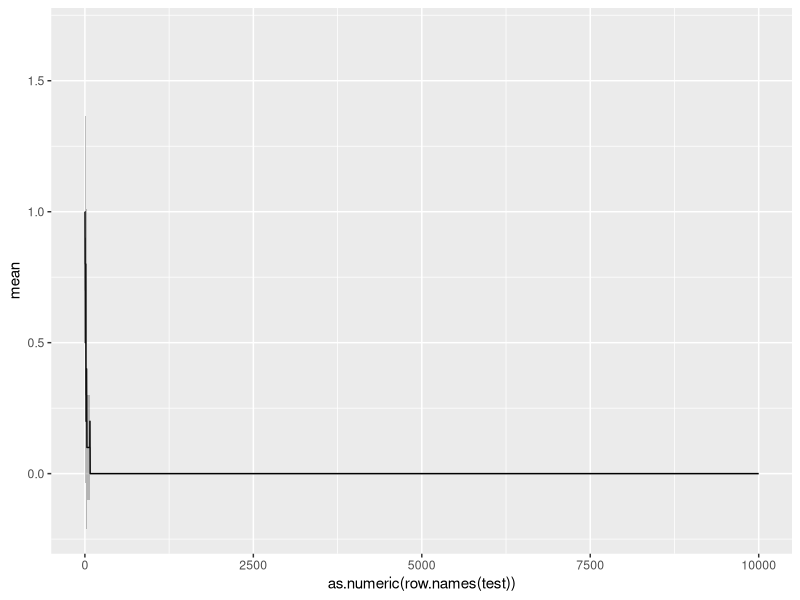
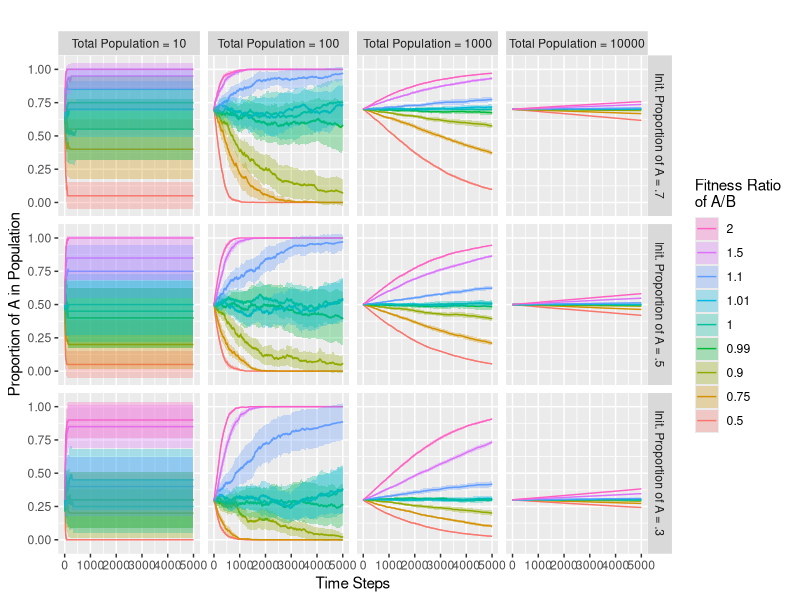

R code for these plots, in order:
library(ggplot2)
library(reshape2)


#Per time step, generates the new generation
#i is population of A, N is total population
#Ra and Rb are fitness of A and B
generator <- function (i, N, Ra, Rb) {
  #Prob of A giving birth
  p.bir <- (Ra*i)/((Ra*i) + (Rb*(N-i)))
  
  #Prob of A dying
  p.death <- (i/N)
  
  
  #Selecting who gives birth
  if (runif(1) < p.bir) {
    i <- i + 1 #If we select a, then a grows by 1
  } else {
    i <- i #If we select b, then a is steady
  }
  
  
  #Selecting who dies
  if (runif(1) < p.death) {
    i <- i - 1 #If we select a, then a reduces by 1
  } else {
    i <- i #If we select b, then a is steady
  }
  
  #Spit out number of a
  return(i)
}

#Takes the generator function and performs it across
#Many time steps for a specified number of reps
#Spits out a Mean with upper and lower confidence bounds
moran.process <- function (i, N, Ra, Rb, rep, step) {

#Sets up a matrix where each row is a time step
#Each column is a replicate
mat <- matrix(nrow = step, ncol = rep)

#Recording the origial i for each rep reset
orig.i <- i

#Loop, for each p (a rep), calculate the needed generations
#Then reset back the original i and repeat for a new column
for (p in 1:rep) {
  i <- orig.i
  for (q in 1:step) {
    mat[q, p] <- i
    i <- generator(i, N = N, Ra = Ra, Rb = Rb)
  }
}

#Generating a summary matrix with mean and confidence intervals
sum.mat <- matrix(nrow = step, ncol = 3)

#First column is mean, and second column are standard error
sum.mat[,1] <- apply(mat, 1, mean)
sum.mat[,2] <- apply(mat, 1, function (x) (2*(sd(x))/sqrt(rep)))
sum.mat[,3] <- apply(mat, 1, function (x) (2*(sd(x))/sqrt(rep)))

#Lower Bound (95%)
sum.mat[,2] <- sum.mat[,1] - sum.mat[,2]

#Upper Bound (95%)
sum.mat[,3] <- sum.mat[,1] + sum.mat[,3]

#Naming columns
colnames(sum.mat) <- c("mean", "lower_bound", "upper_bound")

return(as.data.frame(sum.mat))
}

#testing this out
test <- moran.process(1, 10, 1, 2, 10, 10000)

#test plot
ggplot(test, aes(x = as.numeric(row.names(test)), y = mean)) +
    geom_line()+
    geom_ribbon(aes(ymin=lower_bound,ymax=upper_bound), alpha=0.3)


#Set of populations
pop <- c(10, 100, 1000, 10000)

#Set of initial proportions of A
init.prop <- c(.3, .5, .7)

#Number of time steps
step <- 5000

vars <- as.data.frame(expand.grid(
                              N = pop,
                              i = init.prop, 
                              Ra = c(0.5, 0.75, 0.9, 0.99, 1, 1.01, 1.1, 1.5, 2),
                              Rb = 1, 
                              rep = 20, 
                              step = step))

#True initial i based off proportion of N
vars$i <- vars$i*vars$N

#applying all the variables to function
master <- mapply(moran.process, i = vars$i, 
                                N = vars$N, 
                                Ra = vars$Ra, 
                                Rb = vars$Rb, 
                                rep = vars$rep, 
                                step = vars$step, SIMPLIFY = FALSE)

#creating a dataframe 
master.sum <- do.call(rbind, master)

#Appending original variable  to the results
for (q in 1:nrow(vars)) {
  master.sum$i[(1+step*(q-1)):(step*q)] <- vars$i[q]
  master.sum$N[(1+step*(q-1)):(step*q)] <- vars$N[q]
  master.sum$R[(1+step*(q-1)):(step*q)] <- vars$Ra[q]
  master.sum$time[(1+step*(q-1)):(step*q)] <- 1:step
}

#Normalizing initial population and mean
master.sum$mean <- master.sum$mean/master.sum$N
master.sum$upper_bound <- master.sum$upper_bound/master.sum$N
master.sum$lower_bound <- master.sum$lower_bound/master.sum$N
master.sum$i <- master.sum$i/master.sum$N

#Converting initial pop, total pop size, and fitness ratio to factors
master.sum$i <- as.factor(master.sum$i)
master.sum$N <- as.factor(master.sum$N)
master.sum$R <- as.factor(master.sum$R)

#Naming Things Well
levels(master.sum$i) <- c("Init. Proportion of A = .3",
                          "Init. Proportion of A = .5",
                          "Init. Proportion of A = .7")

levels(master.sum$N) <- c("Total Population = 10",
                          "Total Population = 100",
                          "Total Population = 1000",
                          "Total Population = 10000")

#Changing order of levels for plot
master.sum$i <- factor(master.sum$i, levels = c("Init. Proportion of A = .7",
                                                "Init. Proportion of A = .5",
                                                "Init. Proportion of A = .3")) 





#Plotting everything
fig.1 <- ggplot(master.sum, aes(x = time, y = mean, color=R,
                       ymin=lower_bound, ymax=upper_bound, fill = R)) +
  geom_line() +
  geom_ribbon(alpha=0.3, color = NA) +
  facet_grid(i ~ N) +
  labs(color = "Fitness Ratio \nof A/B",
       fill = "Fitness Ratio \nof A/B",
       x = "Time Steps",
       y = "Proportion of A in Population",
       subtitle = "")  + 
  guides(fill = guide_legend(reverse = TRUE),
         color = guide_legend(reverse = TRUE))

#Saving as PNG
ggsave("Moran_Eash.png", plot = fig.1,
       scale = 1, width = 12, height = 8, units = "in",
       dpi = 400)
 



